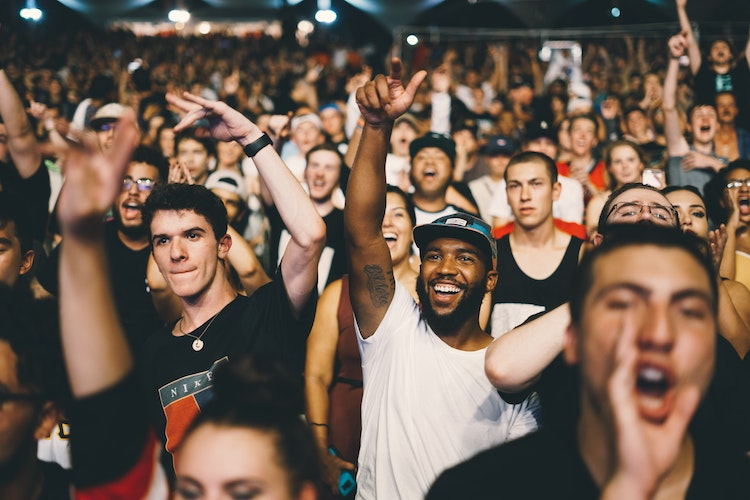
#> input picture concert.jpg, 750 x 500 px
$ python execute.py --image ../concert.jpg
#> lines starting #> are read from the running program, lines starting #| are printed output that depends on the picture; after the words box and inside, x2 and y2 are one past the last pixel; in counts of white or black regions, pixels touching at a corner belong together
### scripts/ImageSegmentation.py
import cv2
import numpy as np

class ImageSegmentation():

    @staticmethod
    def region_growing(thresh, dilationKernel, closingKernel):
        opening = cv2.morphologyEx(thresh, cv2.MORPH_OPEN, dilationKernel, 7)
        closing = cv2.morphologyEx(thresh, cv2.MORPH_CLOSE, closingKernel)
        dilation = cv2.dilate(opening, dilationKernel, 3)

        return dilation, closing, opening

    @staticmethod
    def distance_transform(opening, dilation, factor=0.7):
        dist_transform = cv2.distanceTransform(opening, cv2.DIST_L2, 5)
        ret, fg = cv2.threshold(dist_transform, factor*dist_transform.max(), 255, 0)
        fg = np.uint8(fg)
        unknown = cv2.subtract(dilation, fg)

        return unknown, fg

    # [28 lines left out: functions connected_components, markers_dilation, fit_line, not called in this run]

### scripts/execute.py
import numpy as np
import cv2
import sys
import argparse
from ImageSegmentation import ImageSegmentation
from time import time

def parse_args():

    parser = argparse.ArgumentParser()
    parser.add_argument(
        '-im', '--image',
        help='image input',
        type=str,
        default=False,
        required=True
    )

    return parser.parse_args()

def hex2rgb(h):
    h = h.lstrip('#')
    return tuple(int(h[i:i+2], 16) for i in (0, 2, 4))

if __name__ == "__main__":

    args = parse_args()

    t1 = time()

    image = cv2.imread(args.image)
#> image is the input picture: shape (500, 750, 3); mean B, G, R 81.1, 93.9, 112.1

    blur = cv2.GaussianBlur(image, (5,5), 0)
    gray = cv2.cvtColor(blur, cv2.COLOR_BGR2GRAY)
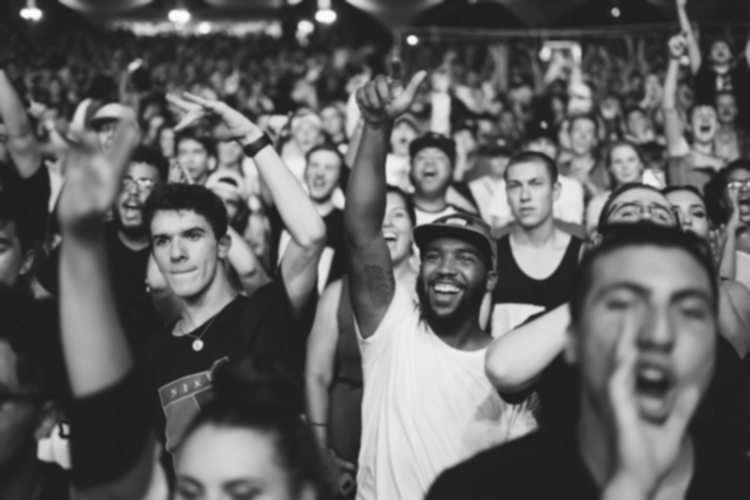
#> gray: shape (500, 750); min 30, max 250, mean 97.9
    ret, thresh = cv2.threshold(gray, 0, 255, cv2.THRESH_OTSU + cv2.THRESH_BINARY)
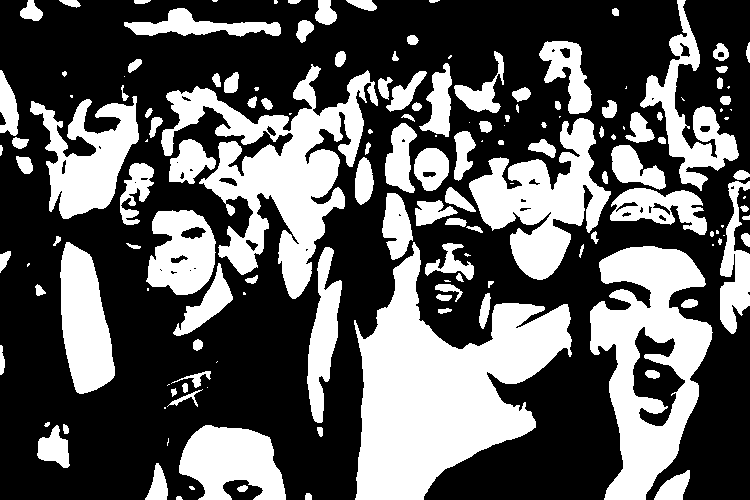
#> thresh: shape (500, 750); 36.9% white; 154 white regions (38 under 20 px), largest, box (x1, y1, x2, y2) and area: (354, 242, 572, 500) 27972, (161, 64, 378, 299) 17943, (590, 246, 713, 500) 16333
#> ret = 113
    dilationKernel = np.ones((3,3), np.uint8)
    closingKernel = cv2.getStructuringElement(cv2.MORPH_ELLIPSE, (11,11))
    dilation, closed, opening = ImageSegmentation.region_growing(thresh, dilationKernel, closingKernel)
#> in region_growing, `opening = cv2.morphologyEx(thresh, cv2.MORPH_OPEN, dilationKernel, 7)`: opening: shape (500, 750); 36.6% white; 133 white regions (15 under 20 px), largest, box (x1, y1, x2, y2) and area: (355, 244, 572, 500) 27923, (590, 246, 712, 500) 16310, (200, 67, 370, 299) 14556
#> in region_growing, `closing = cv2.morphologyEx(thresh, cv2.MORPH_CLOSE, closingKernel)`: closing: shape (500, 750); 41.3% white; 49 white regions (11 under 20 px), largest, box (x1, y1, x2, y2) and area: (30, 0, 750, 500) 116061, (590, 246, 713, 500) 18118, (179, 425, 286, 500) 5903
#> in region_growing, `dilation = cv2.dilate(opening, dilationKernel, 3)`: dilation: shape (500, 750); 42.1% white; 105 white regions (1 under 20 px), largest, box (x1, y1, x2, y2) and area: (354, 243, 573, 500) 29266, (160, 66, 379, 300) 22148, (589, 245, 713, 500) 18041
    unknown, fg = ImageSegmentation.distance_transform(opening, dilation)
#> in distance_transform, `dist_transform = cv2.distanceTransform(opening, cv2.DIST_L2, 5)`:
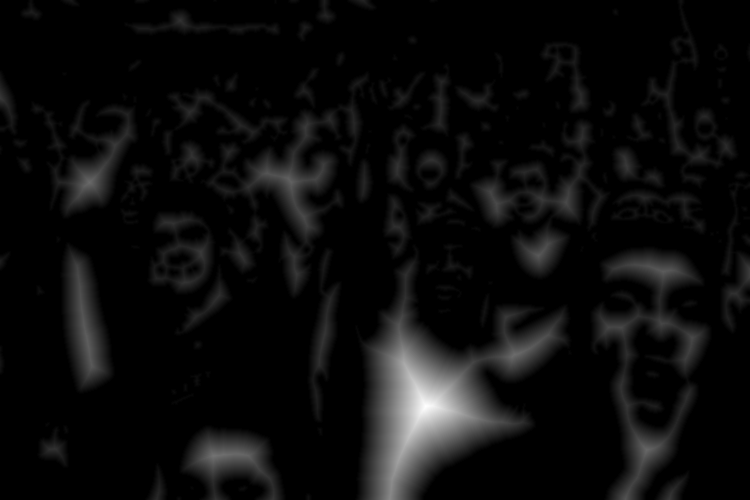
#> dist_transform: shape (500, 750) float32; min 0, max 64.39, mean 3.1; drawn with min black and max white
#> in distance_transform, `ret, fg = cv2.threshold(dist_transform, factor*dist_transform.max(), 2..`:
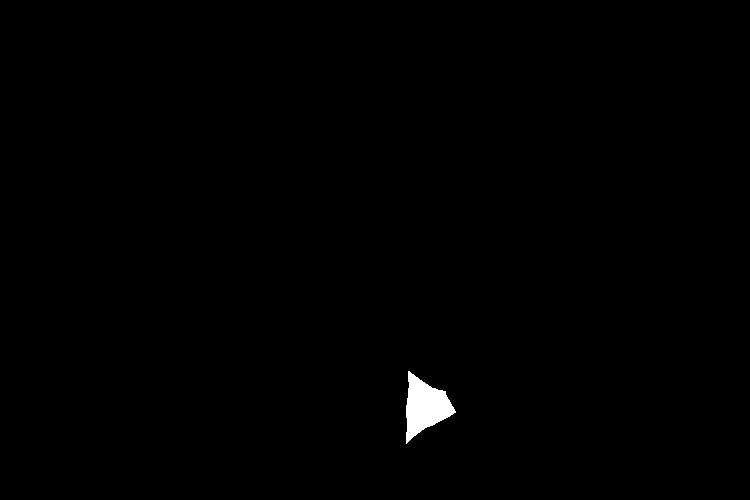
#> fg: shape (500, 750) float32; 0.52% white; 1 white region, box (x1, y1, x2, y2) and area: (406, 371, 456, 444) 1935
#> in distance_transform, `ret, fg = cv2.threshold(dist_transform, factor*dist_transform.max(), 2..`: ret = 45.08
#> in distance_transform, `unknown = cv2.subtract(dilation, fg)`:
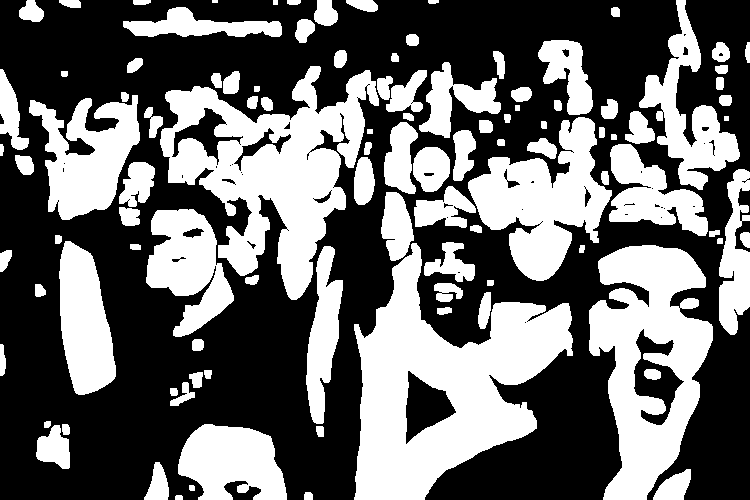
#> unknown: shape (500, 750); 41.5% white; 105 white regions (1 under 20 px), largest, box (x1, y1, x2, y2) and area: (354, 243, 573, 500) 27331, (160, 66, 379, 300) 22148, (589, 245, 713, 500) 18041

    ret, markers = cv2.connectedComponents(unknown)
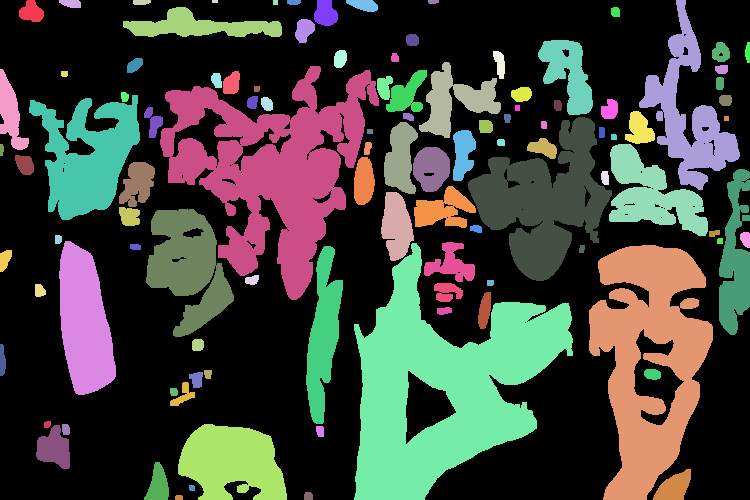
#> markers: shape (500, 750) int32; 106 distinct labels, from 0 to 105; one colour per label, 0 black
#> ret = 106

    uniq = np.unique(markers)
#> uniq = 106 values from 0 to 105
    cnames = {
        'aliceblue'            : '#F0F8FF',
        'antiquewhite'         : '#FAEBD7',
        'aqua'                 : '#00FFFF',
        'aquamarine'           : '#7FFFD4',
        'azure'                : '#F0FFFF',
        'beige'                : '#F5F5DC',
        'bisque'               : '#FFE4C4',
        'black'                : '#000000',
        'blanchedalmond'       : '#FFEBCD',
        'blue'                 : '#0000FF',
        'blueviolet'           : '#8A2BE2',
        'brown'                : '#A52A2A',
        'burlywood'            : '#DEB887',
        'cadetblue'            : '#5F9EA0',
        'chartreuse'           : '#7FFF00',
        'chocolate'            : '#D2691E',
        'coral'                : '#FF7F50',
        'cornflowerblue'       : '#6495ED',
        'cornsilk'             : '#FFF8DC',
        'crimson'              : '#DC143C',
        'cyan'                 : '#00FFFF',
        'darkblue'             : '#00008B',
        'darkcyan'             : '#008B8B',
        'darkgoldenrod'        : '#B8860B',
        'darkgray'             : '#A9A9A9',
        'darkgreen'            : '#006400',
        'darkkhaki'            : '#BDB76B',
        'darkmagenta'          : '#8B008B',
        'darkolivegreen'       : '#556B2F',
        'darkorange'           : '#FF8C00',
        'darkorchid'           : '#9932CC',
        'darkred'              : '#8B0000',
        'darksalmon'           : '#E9967A',
        'darkseagreen'         : '#8FBC8F',
        'darkslateblue'        : '#483D8B',
        'darkslategray'        : '#2F4F4F',
        'darkturquoise'        : '#00CED1',
        'darkviolet'           : '#9400D3',
        'deeppink'             : '#FF1493',
        'deepskyblue'          : '#00BFFF',
        'dimgray'              : '#696969',
        'dodgerblue'           : '#1E90FF',
        'firebrick'            : '#B22222',
        'floralwhite'          : '#FFFAF0',
        'forestgreen'          : '#228B22',
        'fuchsia'              : '#FF00FF',
        'gainsboro'            : '#DCDCDC',
        'ghostwhite'           : '#F8F8FF',
        'gold'                 : '#FFD700',
        'goldenrod'            : '#DAA520',
        'gray'                 : '#808080',
        'green'                : '#008000',
        'greenyellow'          : '#ADFF2F',
        'honeydew'             : '#F0FFF0',
        'hotpink'              : '#FF69B4',
        'indianred'            : '#CD5C5C',
        'indigo'               : '#4B0082',
        'ivory'                : '#FFFFF0',
        'khaki'                : '#F0E68C',
        'lavender'             : '#E6E6FA',
        'lavenderblush'        : '#FFF0F5',
        'lawngreen'            : '#7CFC00',
        'lemonchiffon'         : '#FFFACD',
        'lightblue'            : '#ADD8E6',
        'lightcoral'           : '#F08080',
        'lightcyan'            : '#E0FFFF',
        'lightgoldenrodyellow' : '#FAFAD2',
        'lightgreen'           : '#90EE90',
        'lightgrey'            : '#D3D3D3',
        'lightpink'            : '#FFB6C1',
        'lightsalmon'          : '#FFA07A',
        'lightseagreen'        : '#20B2AA',
        'lightskyblue'         : '#87CEFA',
        'lightslategray'       : '#778899',
        'lightsteelblue'       : '#B0C4DE',
        'lightyellow'          : '#FFFFE0',
        'lime'                 : '#00FF00',
        'limegreen'            : '#32CD32',
        'linen'                : '#FAF0E6',
        'magenta'              : '#FF00FF',
        'maroon'               : '#800000',
        'mediumaquamarine'     : '#66CDAA',
        'mediumblue'           : '#0000CD',
        'mediumorchid'         : '#BA55D3',
        'mediumpurple'         : '#9370DB',
        'mediumseagreen'       : '#3CB371',
        'mediumslateblue'      : '#7B68EE',
        'mediumspringgreen'    : '#00FA9A',
        'mediumturquoise'      : '#48D1CC',
        'mediumvioletred'      : '#C71585',
        'midnightblue'         : '#191970',
        'mintcream'            : '#F5FFFA',
        'mistyrose'            : '#FFE4E1',
        'moccasin'             : '#FFE4B5',
        'navajowhite'          : '#FFDEAD',
        'navy'                 : '#000080',
        'oldlace'              : '#FDF5E6',
        'olive'                : '#808000',
        'olivedrab'            : '#6B8E23',
        'orange'               : '#FFA500',
        'orangered'            : '#FF4500',
        'orchid'               : '#DA70D6',
        'palegoldenrod'        : '#EEE8AA',
        'palegreen'            : '#98FB98',
        'palevioletred'        : '#AFEEEE',
        'papayawhip'           : '#FFEFD5',
        'peachpuff'            : '#FFDAB9',
        'peru'                 : '#CD853F',
        'pink'                 : '#FFC0CB',
        'plum'                 : '#DDA0DD',
        'powderblue'           : '#B0E0E6',
        'purple'               : '#800080',
        'red'                  : '#FF0000',
        'rosybrown'            : '#BC8F8F',
        'royalblue'            : '#4169E1',
        'saddlebrown'          : '#8B4513',
        'salmon'               : '#FA8072',
        'sandybrown'           : '#FAA460',
        'seagreen'             : '#2E8B57',
        'seashell'             : '#FFF5EE',
        'sienna'               : '#A0522D',
        'silver'               : '#C0C0C0',
        'skyblue'              : '#87CEEB',
        'slateblue'            : '#6A5ACD',
        'slategray'            : '#708090',
        'snow'                 : '#FFFAFA',
        'springgreen'          : '#00FF7F',
        'steelblue'            : '#4682B4',
        'tan'                  : '#D2B48C',
        'teal'                 : '#008080',
        'thistle'              : '#D8BFD8',
        'tomato'               : '#FF6347',
        'turquoise'            : '#40E0D0',
        'violet'               : '#EE82EE',
        'wheat'                : '#F5DEB3',
        'white'                : '#FFFFFF',
        'whitesmoke'           : '#F5F5F5',
        'yellow'               : '#FFFF00',
        'yellowgreen'          : '#9ACD32',
    }
    image_copy = image.copy()
    colors = list(cnames.values())
    for ii,u in enumerate(uniq[1:]):
        image[markers==u] = hex2rgb(colors[ii])
#> this loop made 105 passes
#> h in hex2rgb on passes 1 to 12: 'F0F8FF', 'FAEBD7', '00FFFF', '7FFFD4', 'F0FFFF', 'F5F5DC', 'FFE4C4', '000000', 'FFEBCD', '0000FF', '8A2BE2', 'A52A2A'
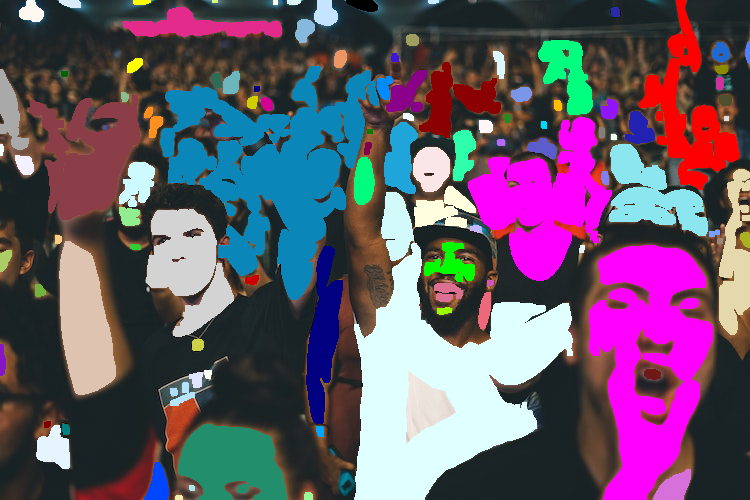
#> image: shape (500, 750, 3); mean B, G, R 105.4, 84.9, 101.1

    t2 = time()

    print("\nImage Segmentation Time: ", t2 - t1, "\n")

    cv2.imwrite("images/" + args.image, image)

    print("\nImage has been written to image/" + args.image, "\n")
